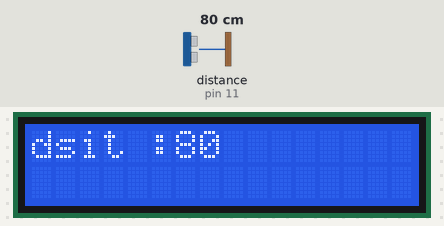
The sketch below on a simulated Arduino Uno, built with avr-gcc and run on an emulated ATmega328P. Shown: 16×2 character LCD. Wiring (inferred from the names in the program): ultrasonic range finder: trigger pin 12; echo pin 11. The inputs (shaded band) are chosen by the test bench; at power-on: distance to the obstacle (sensor on pin 11) 80 cm. The echo pulse lasts 58.3 µs per cm; what the sketch prints to the serial monitor is not drawn.

Above: at 1.2 s.
1.3 s: distance to the obstacle (sensor on pin 11) set to 2 cm
At 1.8 s:
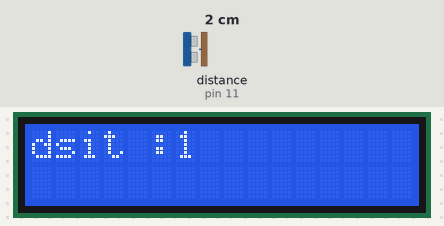
2.8 s: distance to the obstacle (sensor on pin 11) set to 250 cm
At 3.7 s:
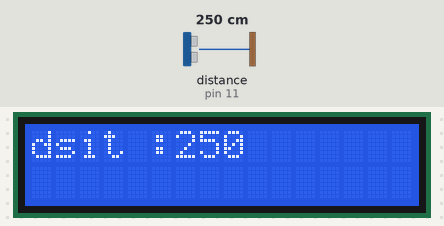
4.3 s: distance to the obstacle (sensor on pin 11) set to 18 cm
At 5.5 s:
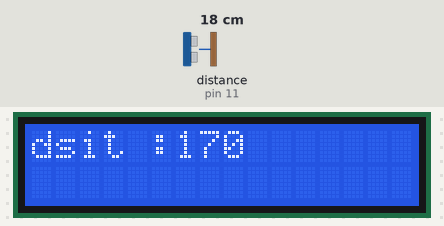
6.0 s: distance to the obstacle (sensor on pin 11) set to 4 cm
At 6.4 s:
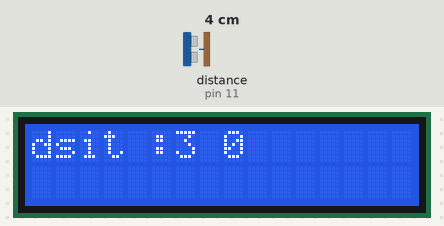
Timing chart, 0 to 8.5 s (numbered marks = the images above; inputs shaded):
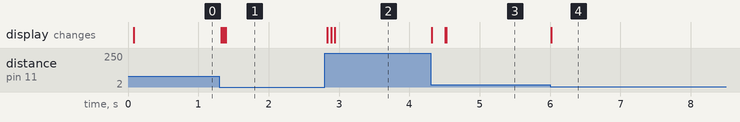

The sketch:

lcd_capteur_ultrason.ino
```cpp
#include <Wire.h>
#include <LiquidCrystal_I2C.h>

#define TRIG  12
#define ECHO  11


// décrit comment est connecté l'écan LCD au composant I2C
//                    addr, en,rw,rs,d4,d5,d6,d7,bl,blpol
LiquidCrystal_I2C lcd(0x27, 2, 1, 0, 4, 5, 6, 7, 3, POSITIVE);  // Set the LCD I2C address


void setup() {
   Serial.begin(9600);
   setup_Capteur_HC_SR04(TRIG,ECHO); //fonction qui initialise les Pin du capteur
   lcd.begin(16,2);         // initialise l'écran en 16 caractère par 2 lignes

}

void loop() {
  //Lit le capteur ultrason
  long dist = readCapteur_HC_SR04(TRIG,ECHO);

  //Ecrit la valeur sur l'écran
  lcd.setCursor(0,0);
  lcd.print("dsit :  ");
  lcd.setCursor(6,0);
  lcd.print(dist,DEC);


}

/* fonction d'initialisation du capteur HC SR04
 * int trig : pin de l'arduino pour la patte trig du capteur
 * int echo : pin de l'arduino pour la patte echo du capteur
 */
void setup_Capteur_HC_SR04(int trig,int echo)
{
  pinMode(trig, OUTPUT);
  digitalWrite(trig, LOW);
  pinMode(echo, INPUT);
}

/* fonction de lecture du capteur HC SR04, renvoie la distance en cm et l'écrit sur le port serie
 * int trig : pin de l'arduino pour la patte trig du capteur
 * int echo : pin de l'arduino pour la patte echo du capteur
 * retour long : renvoie la distance en cm
 */
long readCapteur_HC_SR04(int trig,int echo)
{
  long cm = 0;
  long lecture_echo =0;
  digitalWrite(trig, HIGH);
  delayMicroseconds(10);
  digitalWrite(trig, LOW);
  lecture_echo = pulseIn(echo, HIGH);
  cm = lecture_echo / 58;
  Serial.print("Distancem : ");
  Serial.println(cm);
  return cm;
}
```

Measured:
- after the input at 1.3 s, the display: changes at once (image 1)
- after the input at 2.8 s, the display: changes at once (image 2)
- after the input at 4.3 s, the display: changes at once (image 3)
- after the input at 6.0 s, the display: changes at once (image 4)
